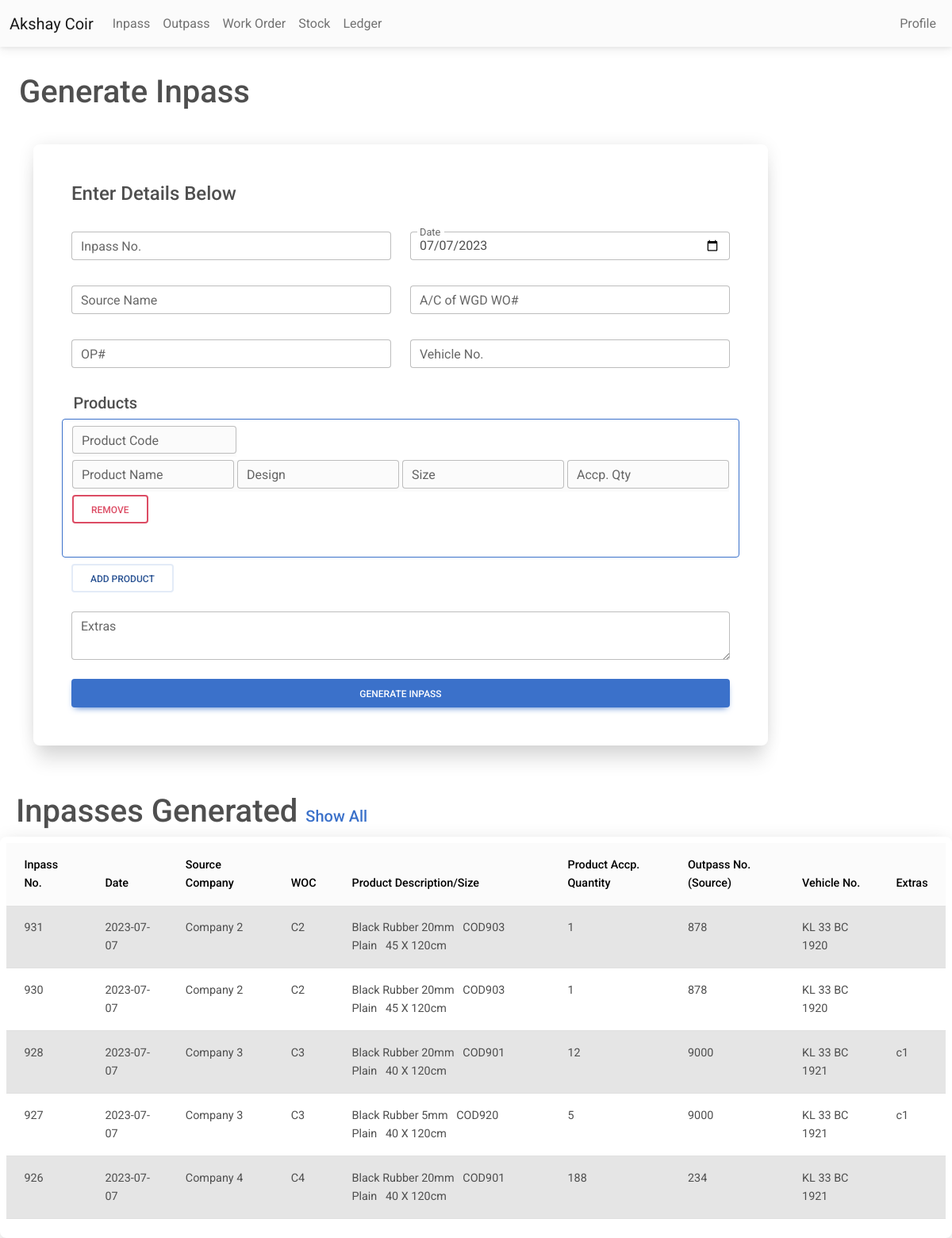
The page /inpass.php on the database its author committed.
### tables this page shows
CREATE TABLE IF NOT EXISTS `inpass` (
  `no` int NOT NULL AUTO_INCREMENT,
  `date` date NOT NULL,
  `source` varchar(125) NOT NULL,
  `woc` varchar(125) NOT NULL,
  `op` int NOT NULL,
  `vehicleno` varchar(50) NOT NULL,
  `extras` varchar(125) NOT NULL,
  `type` varchar(10) NOT NULL DEFAULT 'inpass',
  `timestamp` timestamp NOT NULL DEFAULT CURRENT_TIMESTAMP,
  PRIMARY KEY (`no`)
);

CREATE TABLE IF NOT EXISTS `inpass_products` (
  `inpass_no` int NOT NULL,
  `product_name` varchar(50) NOT NULL,
  `product_code` varchar(25) NOT NULL,
  `product_design` varchar(50) NOT NULL,
  `product_size` varchar(25) NOT NULL,
  `product_qty` int NOT NULL
);

### inpass.php (the view, shortened to what this page needs)
<?php
include 'conn.php';
include 'nav.php';
?>
<?php
$sql4 = "select * from inpass,inpass_products where inpass.no = inpass_products.inpass_no order by timestamp DESC LIMIT 5";
$retval3 = mysqli_query($conn, $sql4);
?>
<html>
<head>
    <link rel="stylesheet" href="https://cdnjs.cloudflare.com/ajax/libs/font-awesome/6.0.0/css/all.min.css" />
    <link rel="stylesheet" href="css/mdb.min.css" />
</head>
<body>
    <main>
        <br>
        <h1 class='mt-2 ms-4'>Generate Inpass</h1>
        <div class="container">
            <div class='row justify-content'>
                <div class="col-xl-10">
                    <br>
                    <form name="ip" class="bg-white rounded-5 shadow-5-strong p-5" method="post" action="">
                        <h4>Enter Details Below</h4> <br>
                        <div class="row mb-2">
                            <div class="col">
                                <div class="form-outline mb-0">
                                    <input type="text" id='ipno' class="form-control" required name="ipno">
                                    <label for="ipno" class="form-label">Inpass No.</label>
                                </div>
                            </div>
                            <div class="col">
                                <div class="form-outline datepicker">
                                    <input type="date" class="form-control" required name="date" id="today_date">
                                    <label for="roday_date" class="form-label">Date</label>
                                </div>
                            </div>
                        </div>
                        <div class="row mb-2">
                            <div class="col">
                                <div class="form-outline mb-4">
                                    <input list="companylist" class="form-control" required name="source"
                                        id="source_name">
                                    <label class="form-label">Source Name</label>
                                </div>
                            </div>
                            <div class="col">
                                <div class="form-outline mb-4">
                                    <input type="text" class="form-control" required name="woc" id="company_code">
                                    <label for="woc" class="form-label">A/C of WGD WO#</label>
                                </div>
                            </div>
                        </div>
                        <div class="row mb-2">
                            <div class="col">
                                <div class="form-outline mb-4 ">
                                    <input type="text" class="form-control" required name="opno">
                                    <label for="opno" class="form-label">OP#</label>
                                </div>
                            </div>
                            <div class="col">
                                <div class="form-outline mb-4">
                                    <input type="text" class="form-control" required name="vehicle">
                                    <label for="vechicle" class="form-label">Vehicle No.</label>
                                </div>
                            </div>
                        </div>
                        <label class="form-check-label">
                            <h5>Products</h5>
                        </label> <br>
                        <div id="product_fields" class="row border border-1 border-primary rounded pt-2 mb-2">
                        </div>
                        <button type="button" id="add_product_field" class="btn btn-outline-secondary"
                            data-mdb-ripple-color="dark">Add Product</button>
                        <br>
                        <div class="form-outline mb-4 mt-4">
                            <textarea id="extras" class="form-control" name="extras"></textarea>
                            <label for="extras" class="form-label">Extras</label>
                        </div>
                        <button type="submit" class="btn btn-primary btn-block" name="ip">Generate InPass</button>
                    </form>
                </div>
                <br><br>
            </div>
        </div>
        <br> <br>
        <div class="container mt-2 ms-2">
            <div class="col">
                <h1>Inpasses Generated <a href="inpassshowall.php?f=0" class="fs-5" target="_blank">Show All</a></h1>
            </div>
        </div>
        <div class="container-fluid mt-2 p-2 bg-white rounded-5 shadow-5-strong">
            <table class='table'>
                <thead class="table-light">
                    <th>
                        Inpass No.
                    </th>
                    <th>
                        Date
                    </th>
                    <th>
                        Source Company
                    </th>
                    <th>
                        WOC
                    </th>
                    <th>
                        Product Description/Size
                    </th>
                    <th>
                        Product Accp. Quantity
                    </th>
                    <th>
                        Outpass No.(Source)
                    </th>
                    <th>
                        Vehicle No.
                    </th>
                    <th>
                        Extras
                    </th>
                </thead>
                <tbody>
                    <tr>
                        <?php
                        $cur_no = -1;
                        $table_active = '';
                        while ($row = $retval3->fetch_assoc()) {
                            if ($cur_no == $row['no']) {
                            } else {
                                if ($table_active == 'table-active') {
                                    $table_active = '';
                                } else {
                                    $table_active = 'table-active';
                                }
                            }
                            if (!empty($row)) {
                                echo "
                    <tr class='$table_active'>
                    <td>
                    {$row['no']}
                    </td>
                    <td>
                    {$row['date']}
                    </td>
                    <td>
                    {$row['source']}
                    </td>
                    <td>
                    {$row['woc']}
                    </td>
                    <td>
                    {$row['product_name']}
                    &nbsp;
                    {$row['product_code']}
                    &nbsp;
                    {$row['product_design']}
                    &nbsp;
                    {$row['product_size']}
                    </td>
                    <td>
                    {$row['product_qty']}
                    </td>
                    <td>
                    {$row['op']}
                    </td>
                    <td>
                    {$row['vehicleno']}
                    </td>
                    <td>
                    {$row['extras']}
                    </td>
                    </tr>
                    ";
                                $cur_no = $row['no'];
                            }
                        }
                        ?>
                    </tr>
                </tbody>
            </table>
        </div>
    </main>
</body>
</html>

### inpass.php (style rules this page uses)
body { background-color: white; }

### rows shown on the page
inpass: no "931", date "2023-07-07", source "Company 2", woc "C2", inpass_products.product_name "Black Rubber 20mm", inpass_products.product_code "COD903", inpass_products.product_design "Plain", inpass_products.product_size "45 X 120cm", inpass_products.product_qty "1", op "878", vehicleno "KL 33 BC 1920"
inpass: no "930", date "2023-07-07", source "Company 2", woc "C2", inpass_products.product_name "Black Rubber 20mm", inpass_products.product_code "COD903", inpass_products.product_design "Plain", inpass_products.product_size "45 X 120cm", inpass_products.product_qty "1", op "878", vehicleno "KL 33 BC 1920"
inpass: no "928", date "2023-07-07", source "Company 3", woc "C3", inpass_products.product_name "Black Rubber 20mm", inpass_products.product_code "COD901", inpass_products.product_design "Plain", inpass_products.product_size "40 X 120cm", inpass_products.product_qty "12", op "9000", vehicleno "KL 33 BC 1921", extras "c1"
inpass: no "927", date "2023-07-07", source "Company 3", woc "C3", inpass_products.product_name "Black Rubber 5mm", inpass_products.product_code "COD920", inpass_products.product_design "Plain", inpass_products.product_size "40 X 120cm", inpass_products.product_qty "5", op "9000", vehicleno "KL 33 BC 1921", extras "c1"
inpass: no "926", date "2023-07-07", source "Company 4", woc "C4", inpass_products.product_name "Black Rubber 20mm", inpass_products.product_code "COD901", inpass_products.product_design "Plain", inpass_products.product_size "40 X 120cm", inpass_products.product_qty "188", op "234", vehicleno "KL 33 BC 1921"
